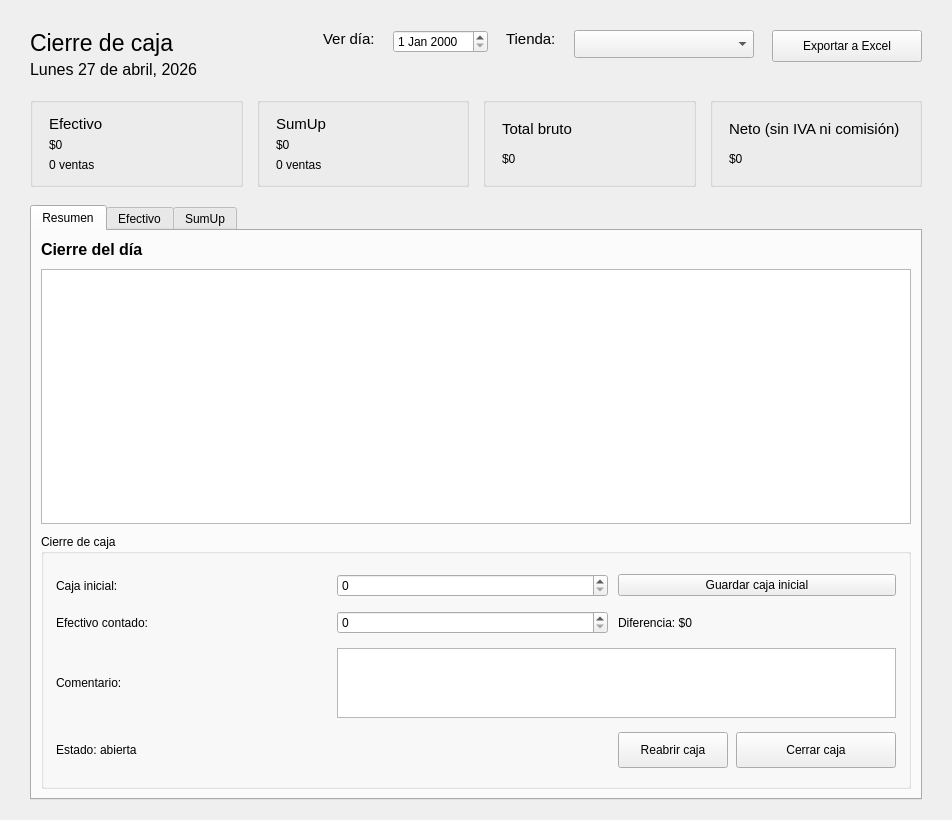
<?xml version="1.0" encoding="UTF-8"?>
<ui version="4.0">
 <class>Form</class>
 <widget class="QWidget" name="Form">
  <property name="geometry">
   <rect>
    <x>0</x>
    <y>0</y>
    <width>952</width>
    <height>820</height>
   </rect>
  </property>
  <property name="windowTitle">
   <string>Resumen diario</string>
  </property>
  <layout class="QVBoxLayout" name="layoutRoot">
   <property name="spacing"><number>18</number></property>
   <property name="leftMargin"><number>30</number></property>
   <property name="topMargin"><number>30</number></property>
   <property name="rightMargin"><number>30</number></property>
   <property name="bottomMargin"><number>20</number></property>

   <item>
    <layout class="QHBoxLayout" name="layoutHeader">
     <item>
      <layout class="QVBoxLayout" name="layoutHeaderTexto">
       <property name="spacing"><number>4</number></property>
       <item>
        <widget class="QLabel" name="lblTitulo">
         <property name="font"><font><pointsize>17</pointsize></font></property>
         <property name="text"><string>Cierre de caja</string></property>
        </widget>
       </item>
       <item>
        <widget class="QLabel" name="lblFechaLegible">
         <property name="font"><font><pointsize>12</pointsize></font></property>
         <property name="text"><string>Lunes 27 de abril, 2026</string></property>
        </widget>
       </item>
      </layout>
     </item>
     <item>
      <spacer>
       <property name="orientation"><enum>Qt::Horizontal</enum></property>
       <property name="sizeHint" stdset="0"><size><width>40</width><height>20</height></size></property>
      </spacer>
     </item>
     <item alignment="Qt::AlignTop">
      <widget class="QLabel" name="lblFechaTexto">
       <property name="text"><string>Ver día:</string></property>
       <property name="font"><font><pointsize>11</pointsize></font></property>
      </widget>
     </item>
     <item alignment="Qt::AlignTop">
      <widget class="FechaEdit" name="fechaEdit"/>
     </item>
     <item alignment="Qt::AlignTop">
      <widget class="QLabel" name="lblTiendaTexto">
       <property name="text"><string>Tienda:</string></property>
       <property name="font"><font><pointsize>11</pointsize></font></property>
      </widget>
     </item>
     <item alignment="Qt::AlignTop">
      <widget class="QComboBox" name="cmbTienda">
       <property name="minimumSize"><size><width>180</width><height>28</height></size></property>
      </widget>
     </item>
     <item alignment="Qt::AlignTop">
      <widget class="QPushButton" name="btnExportarCierre">
       <property name="minimumSize"><size><width>150</width><height>32</height></size></property>
       <property name="class" stdset="0"><string>btn-info</string></property>
       <property name="text"><string>Exportar a Excel</string></property>
      </widget>
     </item>
    </layout>
   </item>

   <item>
    <layout class="QHBoxLayout" name="layoutTarjetas">
     <property name="spacing"><number>14</number></property>

     <item>
      <widget class="QGroupBox" name="tarjetaEfectivo">
       <property name="minimumSize"><size><width>0</width><height>90</height></size></property>
       <property name="maximumSize"><size><width>16777215</width><height>110</height></size></property>
       <property name="class" stdset="0"><string>tarjeta-amarillo</string></property>
       <property name="title"><string/></property>
       <layout class="QVBoxLayout">
        <property name="leftMargin"><number>16</number></property>
        <property name="topMargin"><number>12</number></property>
        <property name="rightMargin"><number>16</number></property>
        <property name="bottomMargin"><number>12</number></property>
        <property name="spacing"><number>4</number></property>
        <item>
         <widget class="QLabel">
          <property name="font"><font><pointsize>11</pointsize></font></property>
          <property name="text"><string>Efectivo</string></property>
         </widget>
        </item>
        <item>
         <widget class="QLabel" name="lblTotalEfectivo">
          <property name="class" stdset="0"><string>display</string></property>
          <property name="text"><string>$0</string></property>
         </widget>
        </item>
        <item>
         <widget class="QLabel" name="lblNEfectivo">
          <property name="font"><font><pointsize>9</pointsize></font></property>
          <property name="text"><string>0 ventas</string></property>
         </widget>
        </item>
       </layout>
      </widget>
     </item>

     <item>
      <widget class="QGroupBox" name="tarjetaSumUp">
       <property name="minimumSize"><size><width>0</width><height>90</height></size></property>
       <property name="maximumSize"><size><width>16777215</width><height>110</height></size></property>
       <property name="class" stdset="0"><string>tarjeta-azul</string></property>
       <property name="title"><string/></property>
       <layout class="QVBoxLayout">
        <property name="leftMargin"><number>16</number></property>
        <property name="topMargin"><number>12</number></property>
        <property name="rightMargin"><number>16</number></property>
        <property name="bottomMargin"><number>12</number></property>
        <property name="spacing"><number>4</number></property>
        <item>
         <widget class="QLabel">
          <property name="font"><font><pointsize>11</pointsize></font></property>
          <property name="text"><string>SumUp</string></property>
         </widget>
        </item>
        <item>
         <widget class="QLabel" name="lblTotalSumUp">
          <property name="class" stdset="0"><string>display</string></property>
          <property name="text"><string>$0</string></property>
         </widget>
        </item>
        <item>
         <widget class="QLabel" name="lblNSumUp">
          <property name="font"><font><pointsize>9</pointsize></font></property>
          <property name="text"><string>0 ventas</string></property>
         </widget>
        </item>
       </layout>
      </widget>
     </item>

     <item>
      <widget class="QGroupBox" name="tarjetaBruto">
       <property name="minimumSize"><size><width>0</width><height>90</height></size></property>
       <property name="maximumSize"><size><width>16777215</width><height>110</height></size></property>
       <property name="class" stdset="0"><string>tarjeta-verde</string></property>
       <property name="title"><string/></property>
       <layout class="QVBoxLayout">
        <property name="leftMargin"><number>16</number></property>
        <property name="topMargin"><number>12</number></property>
        <property name="rightMargin"><number>16</number></property>
        <property name="bottomMargin"><number>12</number></property>
        <property name="spacing"><number>4</number></property>
        <item>
         <widget class="QLabel">
          <property name="font"><font><pointsize>11</pointsize></font></property>
          <property name="text"><string>Total bruto</string></property>
         </widget>
        </item>
        <item>
         <widget class="QLabel" name="lblTotalBruto">
          <property name="class" stdset="0"><string>display</string></property>
          <property name="text"><string>$0</string></property>
         </widget>
        </item>
       </layout>
      </widget>
     </item>

     <item>
      <widget class="QGroupBox" name="tarjetaNeto">
       <property name="minimumSize"><size><width>0</width><height>90</height></size></property>
       <property name="maximumSize"><size><width>16777215</width><height>110</height></size></property>
       <property name="class" stdset="0"><string>tarjeta-naranja</string></property>
       <property name="title"><string/></property>
       <layout class="QVBoxLayout">
        <property name="leftMargin"><number>16</number></property>
        <property name="topMargin"><number>12</number></property>
        <property name="rightMargin"><number>16</number></property>
        <property name="bottomMargin"><number>12</number></property>
        <property name="spacing"><number>4</number></property>
        <item>
         <widget class="QLabel">
          <property name="font"><font><pointsize>11</pointsize></font></property>
          <property name="text"><string>Neto (sin IVA ni comisión)</string></property>
         </widget>
        </item>
        <item>
         <widget class="QLabel" name="lblNeto">
          <property name="class" stdset="0"><string>display</string></property>
          <property name="text"><string>$0</string></property>
         </widget>
        </item>
       </layout>
      </widget>
     </item>
    </layout>
   </item>

   <item>
    <widget class="QTabWidget" name="tabs">
     <property name="currentIndex"><number>0</number></property>

     <widget class="QWidget" name="tabResumen">
      <attribute name="title"><string>Resumen</string></attribute>
      <layout class="QVBoxLayout">
       <property name="spacing"><number>10</number></property>
       <item>
        <widget class="QLabel">
         <property name="font"><font><pointsize>12</pointsize><weight>75</weight><bold>true</bold></font></property>
         <property name="text"><string>Cierre del día</string></property>
        </widget>
       </item>
       <item>
        <widget class="QTableWidget" name="tablaResumen">
         <attribute name="horizontalHeaderVisible"><bool>false</bool></attribute>
         <attribute name="horizontalHeaderStretchLastSection"><bool>true</bool></attribute>
         <attribute name="verticalHeaderVisible"><bool>false</bool></attribute>
         <property name="showGrid"><bool>false</bool></property>
         <column><property name="text"><string/></property></column>
         <column><property name="text"><string/></property></column>
        </widget>
       </item>
       <item>
        <widget class="QGroupBox" name="grpCierre">
         <property name="title"><string>Cierre de caja</string></property>
         <layout class="QGridLayout">
          <property name="leftMargin"><number>12</number></property>
          <property name="topMargin"><number>14</number></property>
          <property name="rightMargin"><number>12</number></property>
          <property name="bottomMargin"><number>12</number></property>
          <property name="horizontalSpacing"><number>10</number></property>
          <property name="verticalSpacing"><number>8</number></property>

          <item row="0" column="0">
           <widget class="QLabel"><property name="text"><string>Caja inicial:</string></property></widget>
          </item>
          <item row="0" column="1">
           <widget class="MontoSpinBox" name="spinCajaInicial"/>
          </item>
          <item row="0" column="2">
           <widget class="QPushButton" name="btnGuardarInicial">
            <property name="class" stdset="0"><string>btn-secundario</string></property>
            <property name="text"><string>Guardar caja inicial</string></property>
           </widget>
          </item>

          <item row="1" column="0">
           <widget class="QLabel"><property name="text"><string>Efectivo contado:</string></property></widget>
          </item>
          <item row="1" column="1">
           <widget class="MontoSpinBox" name="spinEfectivoReal"/>
          </item>
          <item row="1" column="2">
           <widget class="QLabel" name="lblDiferencia">
            <property name="text"><string>Diferencia: $0</string></property>
           </widget>
          </item>

          <item row="2" column="0">
           <widget class="QLabel"><property name="text"><string>Comentario:</string></property></widget>
          </item>
          <item row="2" column="1" colspan="2">
           <widget class="QTextEdit" name="txtComentarioCaja">
            <property name="maximumSize"><size><width>16777215</width><height>70</height></size></property>
           </widget>
          </item>

          <item row="3" column="0" colspan="2">
           <widget class="QLabel" name="lblEstadoCierre">
            <property name="text"><string>Estado: abierta</string></property>
           </widget>
          </item>
          <item row="3" column="2">
           <layout class="QHBoxLayout">
            <property name="spacing"><number>8</number></property>
            <item>
             <widget class="QPushButton" name="btnReabrirCaja">
              <property name="minimumSize"><size><width>110</width><height>36</height></size></property>
              <property name="class" stdset="0"><string>btn-secundario</string></property>
              <property name="text"><string>Reabrir caja</string></property>
             </widget>
            </item>
            <item>
             <widget class="QPushButton" name="btnCerrarCaja">
              <property name="minimumSize"><size><width>160</width><height>36</height></size></property>
              <property name="class" stdset="0"><string>btn-primario</string></property>
              <property name="text"><string>Cerrar caja</string></property>
             </widget>
            </item>
           </layout>
          </item>
         </layout>
        </widget>
       </item>
      </layout>
     </widget>

     <widget class="QWidget" name="tabEfectivo">
      <attribute name="title"><string>Efectivo</string></attribute>
      <layout class="QVBoxLayout">
       <property name="spacing"><number>10</number></property>
       <item>
        <widget class="QLabel" name="lblEncEfectivo">
         <property name="font"><font><pointsize>12</pointsize><weight>75</weight><bold>true</bold></font></property>
         <property name="text"><string>Ventas en efectivo</string></property>
        </widget>
       </item>
       <item>
        <widget class="QTableWidget" name="tablaEfectivo">
         <attribute name="horizontalHeaderStretchLastSection"><bool>true</bool></attribute>
         <attribute name="verticalHeaderVisible"><bool>false</bool></attribute>
         <column><property name="text"><string>Tienda</string></property></column>
         <column><property name="text"><string>Artículo</string></property></column>
         <column><property name="text"><string>Cant.</string></property></column>
         <column><property name="text"><string>Total</string></property></column>
        </widget>
       </item>
      </layout>
     </widget>

     <widget class="QWidget" name="tabSumUp">
      <attribute name="title"><string>SumUp</string></attribute>
      <layout class="QVBoxLayout">
       <property name="spacing"><number>10</number></property>
       <item>
        <widget class="QLabel" name="lblEncSumUp">
         <property name="font"><font><pointsize>12</pointsize><weight>75</weight><bold>true</bold></font></property>
         <property name="text"><string>Ventas con SumUp</string></property>
        </widget>
       </item>
       <item>
        <widget class="QTableWidget" name="tablaSumUp">
         <attribute name="horizontalHeaderStretchLastSection"><bool>true</bool></attribute>
         <attribute name="verticalHeaderVisible"><bool>false</bool></attribute>
         <column><property name="text"><string>Tienda</string></property></column>
         <column><property name="text"><string>Artículo</string></property></column>
         <column><property name="text"><string>Cant.</string></property></column>
         <column><property name="text"><string>Total</string></property></column>
         <column><property name="text"><string>Comisión</string></property></column>
        </widget>
       </item>
      </layout>
     </widget>
    </widget>
   </item>
  </layout>
 </widget>
 <customwidgets>
  <customwidget>
   <class>FechaEdit</class>
   <extends>QDateEdit</extends>
   <header>src.ui.utils</header>
  </customwidget>
  <customwidget>
   <class>MontoSpinBox</class>
   <extends>QSpinBox</extends>
   <header>src.ui.utils</header>
  </customwidget>
 </customwidgets>
 <resources/>
 <connections/>
</ui>
